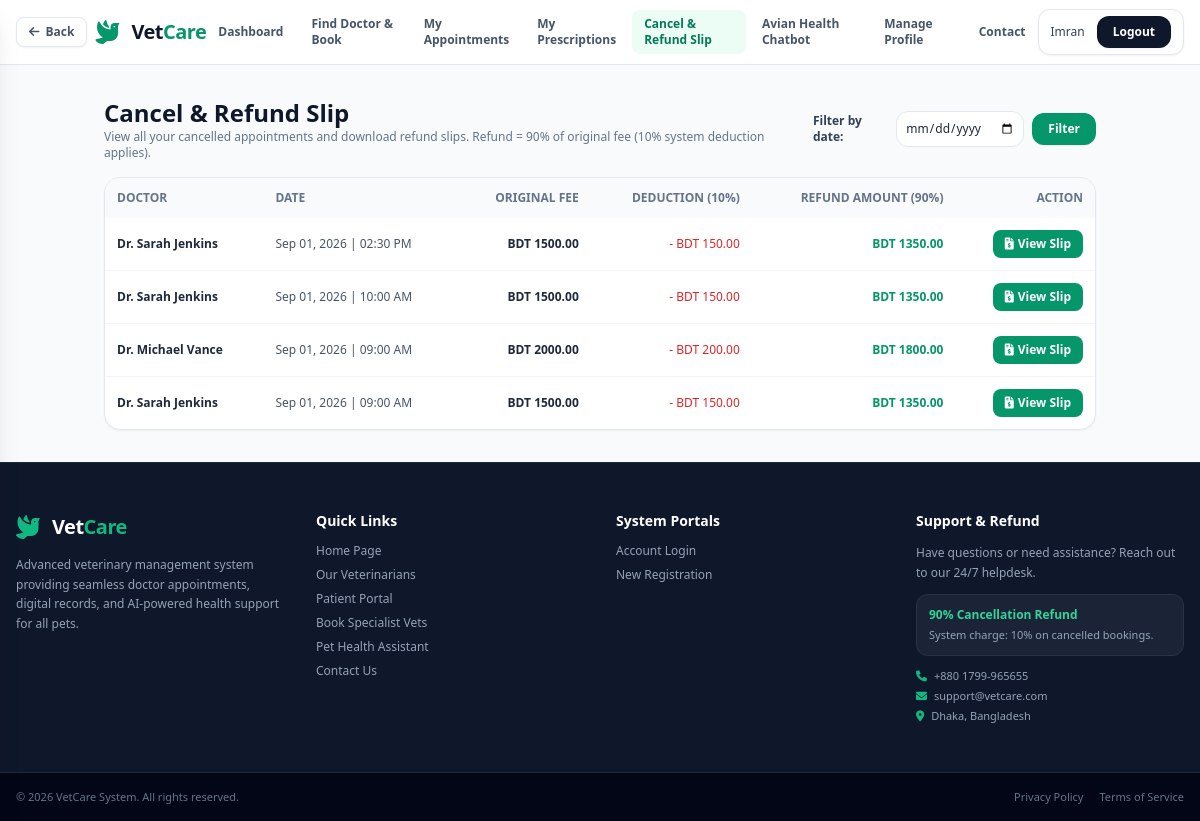
Page /cancel-refund/ (signed in) on the committed database.
### accounts/models.py (models this page shows, shortened)
class User(AbstractUser):
    ROLE_CHOICES = (
        ('PATIENT', 'Patient'),
        ('DOCTOR', 'Doctor'),
        ('ADMIN', 'Admin'),
    )
    role = models.CharField(max_length=20, choices=ROLE_CHOICES, default='PATIENT')
    phone = models.CharField(max_length=20, blank=True, null=True)
    country_code = models.CharField(max_length=5, default='+880', blank=True)
    address = models.TextField(blank=True)
    created_at = models.DateTimeField(auto_now_add=True)

### booking/models.py (models this page shows, shortened)
class Appointment(models.Model):
    STATUS_CHOICES = (
        ('PENDING', 'Pending'),
        ('CONFIRMED', 'Confirmed'),
        ('COMPLETED', 'Completed'),
        ('CANCELLED', 'Cancelled'),
    )
    patient = models.ForeignKey('patient.Patient', on_delete=models.CASCADE, related_name='appointments')
    doctor = models.ForeignKey('vet.Doctor', on_delete=models.CASCADE, related_name='appointments')
    date = models.DateField()
    time = models.TimeField()
    status = models.CharField(max_length=20, choices=STATUS_CHOICES, default='PENDING')
    fee = models.DecimalField(max_digits=8, decimal_places=2, default=1500.00)
    notes = models.TextField(blank=True)
    created_at = models.DateTimeField(auto_now_add=True)
    updated_at = models.DateTimeField(auto_now=True)
    class Meta:
        ordering = ['-date', '-time']

### vet/models.py (models this page shows, shortened)
class Doctor(models.Model):
    user = models.OneToOneField(settings.AUTH_USER_MODEL, on_delete=models.CASCADE, related_name='doctor_profile')
    specialty = models.CharField(max_length=100)
    experience_years = models.IntegerField(default=0)
    qualification = models.CharField(max_length=200, blank=True)
    license_number = models.CharField(max_length=50, blank=True)
    consultation_fee = models.DecimalField(max_digits=8, decimal_places=2, default=1500.00)
    bio = models.TextField(blank=True)
    is_active = models.BooleanField(default=True)
    created_at = models.DateTimeField(auto_now_add=True)

### patient/views.py (the view)
# urls.py: path('cancel-refund/', views.cancel_refund_list, name='cancel_refund_list'),
@login_required
def cancel_refund_list(request):
    if request.user.role != 'PATIENT':
        return render(request, '403.html', status=403)
    from datetime import datetime
    selected_date_str = request.GET.get('date', '').strip()
    selected_date = None
    if selected_date_str:
        try:
            selected_date = datetime.strptime(selected_date_str, '%Y-%m-%d').date()
        except ValueError:
            selected_date = None
    try:
        patient = request.user.patient_profile
        appointments = patient.appointments.filter(
            status='CANCELLED',
            payment__status='REFUNDED',
        ).prefetch_related('refund')
        if selected_date is not None:
            appointments = appointments.filter(date=selected_date)
    except Patient.DoesNotExist:
        patient = None
        appointments = []
    enriched_appointments = []
    for apt in appointments:
        fee = float(apt.fee)
        deduction = round(fee * 0.10, 2)
        refund = round(fee * 0.90, 2)
        enriched_appointments.append({
            'appointment': apt,
            'original_fee': fee,
            'deduction': deduction,
            'refund_amount': refund,
        })
    context = {
        'patient': patient,
        'enriched_appointments': enriched_appointments,
        'selected_date': selected_date_str,
    }
    return render(request, 'cancel_refund_list.html', context)

### vetcure/templates/cancel_refund_list.html (shortened to what this page needs)
{% extends 'base.html' %}
{% block content %}
<div class="flex-grow max-w-5xl w-full mx-auto px-4 py-8">
    <div class="flex flex-col md:flex-row md:items-center md:justify-between gap-4 mb-4">
        <div>
            <h1 class="text-2xl font-bold text-slate-900">Cancel & Refund Slip</h1>
            <p class="text-slate-500 text-xs">View all your cancelled appointments and download refund slips. Refund = 90% of original fee (10% system deduction applies).</p>
        </div>
        <form method="get" class="flex items-center gap-2">
            <label class="text-xs font-semibold text-slate-700">Filter by date:</label>
            <input type="date" name="date" value="{{ selected_date|default:'' }}" class="border border-slate-200 rounded-xl p-2 text-xs outline-none focus:ring-1 focus:ring-emerald-500">
            <button type="submit" class="bg-emerald-600 hover:bg-emerald-700 text-white text-xs font-semibold px-4 py-2 rounded-xl transition shadow-sm">Filter</button>
        </form>
    </div>
    <div class="bg-white rounded-2xl border border-slate-200 shadow-sm overflow-hidden">
        <div class="overflow-x-auto">
            <table class="w-full text-left text-xs text-slate-600">
                <thead class="bg-slate-50 text-slate-500 uppercase">
                    <tr>
                        <th class="p-3">Doctor</th>
                        <th class="p-3">Date</th>
                        <th class="p-3 text-right">Original Fee</th>
                        <th class="p-3 text-right">Deduction (10%)</th>
                        <th class="p-3 text-right">Refund Amount (90%)</th>
                        <th class="p-3 text-right">Action</th>
                    </tr>
                </thead>
                <tbody class="divide-y divide-slate-100">
                    {% for item in enriched_appointments %}
                    <tr>
                        <td class="p-3 font-semibold text-slate-800">Dr. {{ item.appointment.doctor.user.get_full_name }}</td>
                        <td class="p-3">{{ item.appointment.date|date:"M d, Y" }} | {{ item.appointment.time|time:"h:i A" }}</td>
                        <td class="p-3 text-right font-semibold text-slate-800">BDT {{ item.original_fee|floatformat:2 }}</td>
                        <td class="p-3 text-right text-red-600 font-medium">- BDT {{ item.deduction|floatformat:2 }}</td>
                        <td class="p-3 text-right font-bold text-emerald-600">BDT {{ item.refund_amount|floatformat:2 }}</td>
                        <td class="p-3 text-right">
                            {% if item.appointment.refund %}
                            <a href="{% url 'refund_slip' item.appointment.refund.id %}" target="_blank" class="inline-flex items-center gap-1 bg-emerald-600 hover:bg-emerald-700 text-white font-semibold px-3 py-1.5 rounded-lg transition">
                                <i class="fa-solid fa-file-invoice-dollar"></i> View Slip
                            </a>
                            {% endif %}
                        </td>
                    </tr>
                    {% empty %}
                    <tr>
                        <td colspan="6" class="p-6 text-center text-slate-500">No cancelled appointments yet.</td>
                    </tr>
                    {% endfor %}
                </tbody>
            </table>
        </div>
    </div>
</div>
{% endblock %}

### vetcure/templates/base.html (shortened to what this page needs)
<!DOCTYPE html>
<html lang="en">
<head>
    <script src="https://cdn.tailwindcss.com"></script>
    <link rel="stylesheet" href="https://cdnjs.cloudflare.com/ajax/libs/font-awesome/6.0.0/css/all.min.css">
</head>
<body class="bg-slate-50 text-slate-800 flex flex-col min-h-screen font-sans">
    <header class="no-print-header bg-white border-b border-slate-200 sticky top-0 z-30">
        <div class="max-w-7xl mx-auto px-4 h-16 flex items-center justify-between">
            <div class="flex items-center gap-2">
                {% if request.path != '/' %}
                <button onclick="history.back()" class="flex items-center gap-1.5 px-3 py-1.5 bg-white border border-slate-200 rounded-lg text-xs font-semibold text-slate-600 hover:text-emerald-600 hover:border-emerald-400 hover:bg-emerald-50 transition shadow-sm" title="Go back">
                    <i class="fa-solid fa-arrow-left text-xs"></i> Back
                </button>
                {% endif %}
                <a href="{% url 'home' %}" class="flex items-center gap-3">
                    <i class="fa-solid fa-dove text-2xl text-emerald-600"></i>
                    <span class="text-xl font-bold text-slate-900 tracking-tight">Vet<span class="text-emerald-600">Care</span></span>
                </a>
            </div>
            <nav class="hidden md:flex items-center gap-1 font-bold text-xs text-slate-600">
                {% if user.is_authenticated %}
                    {% if user.role == 'PATIENT' %}
                        <a href="{% url 'patient_dashboard' %}" class="nav-link px-3 py-1.5 rounded-lg {% if request.resolver_match.url_name == 'patient_dashboard' %}bg-emerald-50 text-emerald-700{% else %}hover:bg-slate-50 hover:text-emerald-600 transition{% endif %}">Dashboard</a>
                        <a href="{% url 'booking_doctors' %}" class="nav-link px-3 py-1.5 rounded-lg {% if request.resolver_match.url_name == 'booking_doctors' %}bg-emerald-50 text-emerald-700{% else %}hover:bg-slate-50 hover:text-emerald-600 transition{% endif %}">Find Doctor & Book</a>
                        <a href="{% url 'my_appointments' %}" class="nav-link px-3 py-1.5 rounded-lg {% if request.resolver_match.url_name == 'my_appointments' %}bg-emerald-50 text-emerald-700{% else %}hover:bg-slate-50 hover:text-emerald-600 transition{% endif %}">My Appointments</a>
                        <a href="{% url 'my_prescriptions' %}" class="nav-link px-3 py-1.5 rounded-lg {% if request.resolver_match.url_name == 'my_prescriptions' %}bg-emerald-50 text-emerald-700{% else %}hover:bg-slate-50 hover:text-emerald-600 transition{% endif %}">My Prescriptions</a>
                        <a href="{% url 'cancel_refund_list' %}" class="nav-link px-3 py-1.5 rounded-lg {% if request.resolver_match.url_name == 'cancel_refund_list' %}bg-emerald-50 text-emerald-700{% else %}hover:bg-slate-50 hover:text-emerald-600 transition{% endif %}">Cancel & Refund Slip</a>
                        <a href="{% url 'chatbot' %}" class="nav-link px-3 py-1.5 rounded-lg {% if request.resolver_match.url_name == 'chatbot' %}bg-emerald-50 text-emerald-700{% else %}hover:bg-slate-50 hover:text-emerald-600 transition{% endif %}">Avian Health Chatbot</a>
                        <a href="{% url 'manage_profile' %}" class="nav-link px-3 py-1.5 rounded-lg {% if request.resolver_match.url_name == 'manage_profile' %}bg-emerald-50 text-emerald-700{% else %}hover:bg-slate-50 hover:text-emerald-600 transition{% endif %}">Manage Profile</a>
                        <a href="{% url 'contact' %}" class="nav-link px-3 py-1.5 rounded-lg {% if request.resolver_match.url_name == 'contact' %}bg-emerald-50 text-emerald-700{% else %}hover:bg-slate-50 hover:text-emerald-600 transition{% endif %}">Contact</a>
                    {% endif %}
                {% endif %}
            </nav>
                <div class="flex items-center gap-3">
                {% if user.is_authenticated %}
                    <div class="flex items-center gap-3 bg-white border border-slate-200 rounded-xl px-3 py-1.5 shadow-sm">
                        <span class="text-xs font-medium text-slate-700">
                            {{ user.get_full_name|default:user.username }}
                        </span>
                        <form method="post" action="{% url 'logout' %}" class="inline">
                            <button type="submit" class="text-xs font-semibold bg-slate-900 hover:bg-slate-800 text-white px-4 py-2 rounded-xl transition shadow-sm">
                                Logout
                            </button>
                        </form>
                    </div>
                {% else %}
                    <a href="{% url 'login' %}" class="text-xs font-semibold text-slate-600 hover:text-emerald-600 transition px-3 py-2">Login</a>
                    <a href="{% url 'register' %}" class="text-xs font-semibold bg-emerald-600 hover:bg-emerald-700 text-white px-4 py-2 rounded-xl transition shadow-sm">Register</a>
                {% endif %}
                </div>
        </div>
    </header>
    <main class="flex-grow">
        {% block content %}{% endblock %}
    </main>
    {% block footer %}
    <footer class="no-print-footer bg-slate-900 text-slate-400 text-xs border-t border-slate-800 mt-auto">
        <div class="max-w-7xl mx-auto px-4 py-12 grid grid-cols-1 md:grid-cols-4 gap-8">
            <div class="space-y-3">
                <div class="flex items-center gap-3">
                    <i class="fa-solid fa-dove text-2xl text-emerald-500"></i>
                    <span class="text-xl font-bold text-white tracking-tight">Vet<span class="text-emerald-500">Care</span></span>
                </div>
                <p class="text-slate-400 leading-relaxed">Advanced veterinary management system providing seamless doctor appointments, digital records, and AI-powered health support for all pets.</p>
            </div>
            <div class="space-y-3">
                <h4 class="text-sm font-semibold text-white">Quick Links</h4>
                <ul class="space-y-2">
                    <li><a href="{% url 'home' %}" class="hover:text-emerald-400 transition">Home Page</a></li>
                    <li><a href="{% url 'home' %}#veterinarians" class="hover:text-emerald-400 transition">Our Veterinarians</a></li>
                    {% if user.is_authenticated and user.role == 'PATIENT' %}
                        <li><a href="{% url 'patient_dashboard' %}" class="hover:text-emerald-400 transition">Patient Portal</a></li>
                        <li><a href="{% url 'booking_doctors' %}" class="hover:text-emerald-400 transition">Book Specialist Vets</a></li>
                    {% endif %}
                    <li><a href="{% url 'chatbot' %}" class="hover:text-emerald-400 transition">Pet Health Assistant</a></li>
                    <li><a href="{% url 'contact' %}" class="hover:text-emerald-400 transition">Contact Us</a></li>
                </ul>
            </div>
            <div class="space-y-3">
                <h4 class="text-sm font-semibold text-white">System Portals</h4>
                <ul class="space-y-2">
                    <li><a href="{% url 'login' %}" class="hover:text-emerald-400 transition">Account Login</a></li>
                    <li><a href="{% url 'register' %}" class="hover:text-emerald-400 transition">New Registration</a></li>
                </ul>
            </div>
            <div class="space-y-3">
                <h4 class="text-sm font-semibold text-white">Support & Refund</h4>
                <p class="text-slate-400 leading-relaxed">Have questions or need assistance? Reach out to our 24/7 helpdesk.</p>
                <div class="bg-slate-800/80 p-3 rounded-xl border border-slate-700/50 space-y-1">
                    <span class="text-emerald-400 font-bold block">90% Cancellation Refund</span>
                    <p class="text-[11px] text-slate-400">System charge: 10% on cancelled bookings.</p>
                </div>
                <div class="space-y-1 text-[11px] text-slate-400">
                    <p><i class="fa-solid fa-phone text-emerald-500 mr-1"></i> +880 1799-965655</p>
                    <p><i class="fa-solid fa-envelope text-emerald-500 mr-1"></i> support@vetcare.com</p>
                    <p><i class="fa-solid fa-location-dot text-emerald-500 mr-1"></i> Dhaka, Bangladesh</p>
                </div>
            </div>
        </div>
        <div class="border-t border-slate-800 bg-slate-950 py-4">
            <div class="max-w-7xl mx-auto px-4 flex flex-col sm:flex-row justify-between items-center gap-2 text-slate-500 text-[11px]">
                <p>&copy; 2026 VetCare System. All rights reserved.</p>
                <div class="flex gap-4">
                    <a href="{% url 'privacy_policy' %}" class="hover:text-slate-400 transition">Privacy Policy</a>
                    <a href="{% url 'terms_of_service' %}" class="hover:text-slate-400 transition">Terms of Service</a>
                </div>
            </div>
        </div>
    </footer>
    {% endblock %}
</body>
</html>

### vetcure/templates/base.html (style rules this page uses)
.nav-link { transition: all 0.2s ease; }

### rows in the picture
User: get_full_name "Imran"
Appointment: appointment.doctor.user.get_full_name "Sarah Jenkins", appointment "Sep 01, 2026", appointment.time "02:30 PM", original_fee "1500.00", deduction "150.00", refund_amount "1350.00", shows "View Slip"
Appointment: appointment.doctor.user.get_full_name "Sarah Jenkins", appointment "Sep 01, 2026", appointment.time "10:00 AM", original_fee "1500.00", deduction "150.00", refund_amount "1350.00", shows "View Slip"
Appointment: appointment.doctor.user.get_full_name "Michael Vance", appointment "Sep 01, 2026", appointment.time "09:00 AM", original_fee "2000.00", deduction "200.00", refund_amount "1800.00", shows "View Slip"
Appointment: appointment.doctor.user.get_full_name "Sarah Jenkins", appointment "Sep 01, 2026", appointment.time "09:00 AM", original_fee "1500.00", deduction "150.00", refund_amount "1350.00", shows "View Slip"
